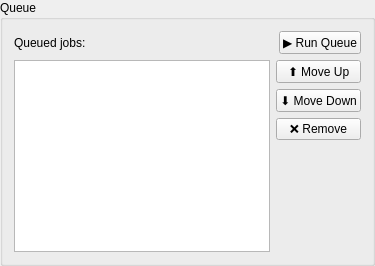
         <widget class="QGroupBox" name="queueGroup">
          <property name="title">
           <string>Queue</string>
          </property>
          <layout class="QVBoxLayout" name="queueLayout">
           <item>
            <layout class="QHBoxLayout" name="queueTopRow">
             <item>
              <widget class="QLabel" name="queueHintLabel">
               <property name="text">
                <string>Queued jobs:</string>
               </property>
              </widget>
             </item>
             <item>
              <spacer name="queueTopSpacer">
               <property name="orientation">
                <enum>Qt::Horizontal</enum>
               </property>
               <property name="sizeHint" stdset="0">
                <size>
                 <width>40</width>
                 <height>20</height>
                </size>
               </property>
              </spacer>
             </item>
             <item>
              <widget class="QPushButton" name="runQueueButton">
               <property name="text">
                <string>▶ Run Queue</string>
               </property>
              </widget>
             </item>
            </layout>
           </item>
           <item>
            <layout class="QHBoxLayout" name="queueMainRow">
             <item>
              <widget class="QListWidget" name="queueList">
               <property name="minimumSize">
                <size>
                 <width>0</width>
                 <height>100</height>
                </size>
               </property>
              </widget>
             </item>
             <item>
              <layout class="QVBoxLayout" name="queueControlsCol">
               <item>
                <widget class="QPushButton" name="queueMoveUpButton">
                 <property name="text">
                  <string>⬆ Move Up</string>
                 </property>
                </widget>
               </item>
               <item>
                <widget class="QPushButton" name="queueMoveDownButton">
                 <property name="text">
                  <string>⬇ Move Down</string>
                 </property>
                </widget>
               </item>
               <item>
                <widget class="QPushButton" name="queueRemoveButton">
                 <property name="text">
                  <string>❌ Remove</string>
                 </property>
                </widget>
               </item>
               <item>
                <spacer name="queueControlsSpacer">
                 <property name="orientation">
                  <enum>Qt::Vertical</enum>
                 </property>
                 <property name="sizeHint" stdset="0">
                  <size>
                   <width>20</width>
                   <height>40</height>
                  </size>
                 </property>
                </spacer>
               </item>
              </layout>
             </item>
            </layout>
           </item>
          </layout>
         </widget>
